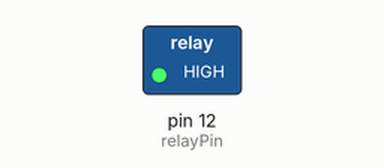
A sketch run on a simulated Arduino Uno, built with avr-gcc and run on an emulated ATmega328P. Parts: switched loads named in the sketch (green lamp = pin HIGH). Dashed ring = blinking.

Above: at 0.5 s.
Timing chart, 0 to 4.6 s (numbered marks = the images above):
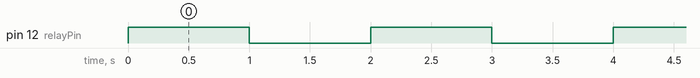

The sketch:

Latihan_10.ino
```cpp
/* Bluino Starter Shield
   Latihan 10 Mengendalikan Relay

   A relay is a electrically-controlled mechanical switch. It has an
   electro-magnetic coil that either opens or closes a switch.

   Version 1.0 9/2017 MK
*/


const int relayPin = 12;     // This pin drives the transistor (which drives the relay)
const int timeDelay = 1000;  // delay in ms for on and off phases

// You can make timeDelay shorter, but note that relays, being
// mechanical devices, will wear out quickly if you try to drive them too fast.


void setup() {
  pinMode(relayPin, OUTPUT);  // set pin as an output
}


void loop() {
  digitalWrite(relayPin, HIGH);  // turn the relay on
  delay(timeDelay);              // wait for one second
  digitalWrite(relayPin, LOW);   // turn the relay off
  delay(timeDelay);              // wait for one second
}
```

Measured:
- by itself, pin 12 (relayPin): alternates HIGH for 1.0 s and LOW for 1.0 s
